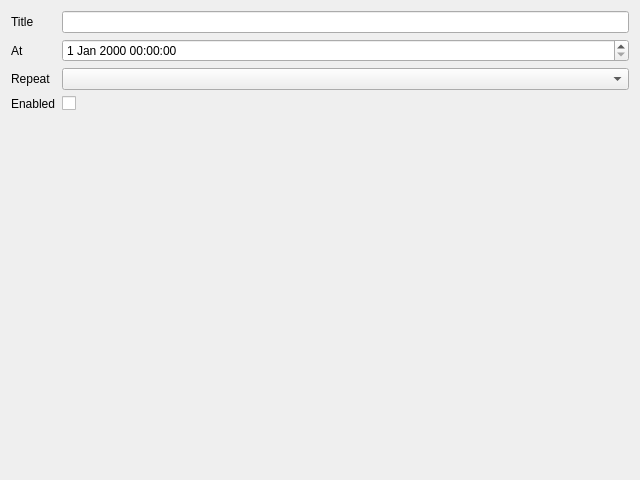
<?xml version="1.0" encoding="UTF-8"?>
<ui version="4.0">
 <class>ReminderDialog</class>
 <widget class="QDialog" name="ReminderDialog">
  <property name="geometry">
   <rect>
    <x>0</x>
    <y>0</y>
    <width>640</width>
    <height>480</height>
   </rect>
  </property>
  <property name="windowTitle">
   <string>Reminder</string>
  </property>
  <layout class="QFormLayout" name="formLayout">
   <item row="0" column="0">
    <widget class="QLabel" name="label_titleEdit">
     <property name="text">
      <string>Title</string>
     </property>
     <property name="buddy">
      <cstring>titleEdit</cstring>
     </property>
    </widget>
   </item>
   <item row="0" column="1">
    <widget class="QLineEdit" name="titleEdit"/>
   </item>
   <item row="1" column="0">
    <widget class="QLabel" name="label_atEdit">
     <property name="text">
      <string>At</string>
     </property>
     <property name="buddy">
      <cstring>atEdit</cstring>
     </property>
    </widget>
   </item>
   <item row="1" column="1">
    <widget class="QDateTimeEdit" name="atEdit"/>
   </item>
   <item row="2" column="0">
    <widget class="QLabel" name="label_repeatCombo">
     <property name="text">
      <string>Repeat</string>
     </property>
     <property name="buddy">
      <cstring>repeatCombo</cstring>
     </property>
    </widget>
   </item>
   <item row="2" column="1">
    <widget class="QComboBox" name="repeatCombo"/>
   </item>
   <item row="3" column="0">
    <widget class="QLabel" name="label_enabledCheck">
     <property name="text">
      <string>Enabled</string>
     </property>
     <property name="buddy">
      <cstring>enabledCheck</cstring>
     </property>
    </widget>
   </item>
   <item row="3" column="1">
    <widget class="QCheckBox" name="enabledCheck"/>
   </item>
  </layout>
 </widget>
 <tabstops>
  <tabstop>titleEdit</tabstop>
  <tabstop>atEdit</tabstop>
  <tabstop>repeatCombo</tabstop>
  <tabstop>enabledCheck</tabstop>
 </tabstops>
 <resources/>
 <connections/>
</ui>
